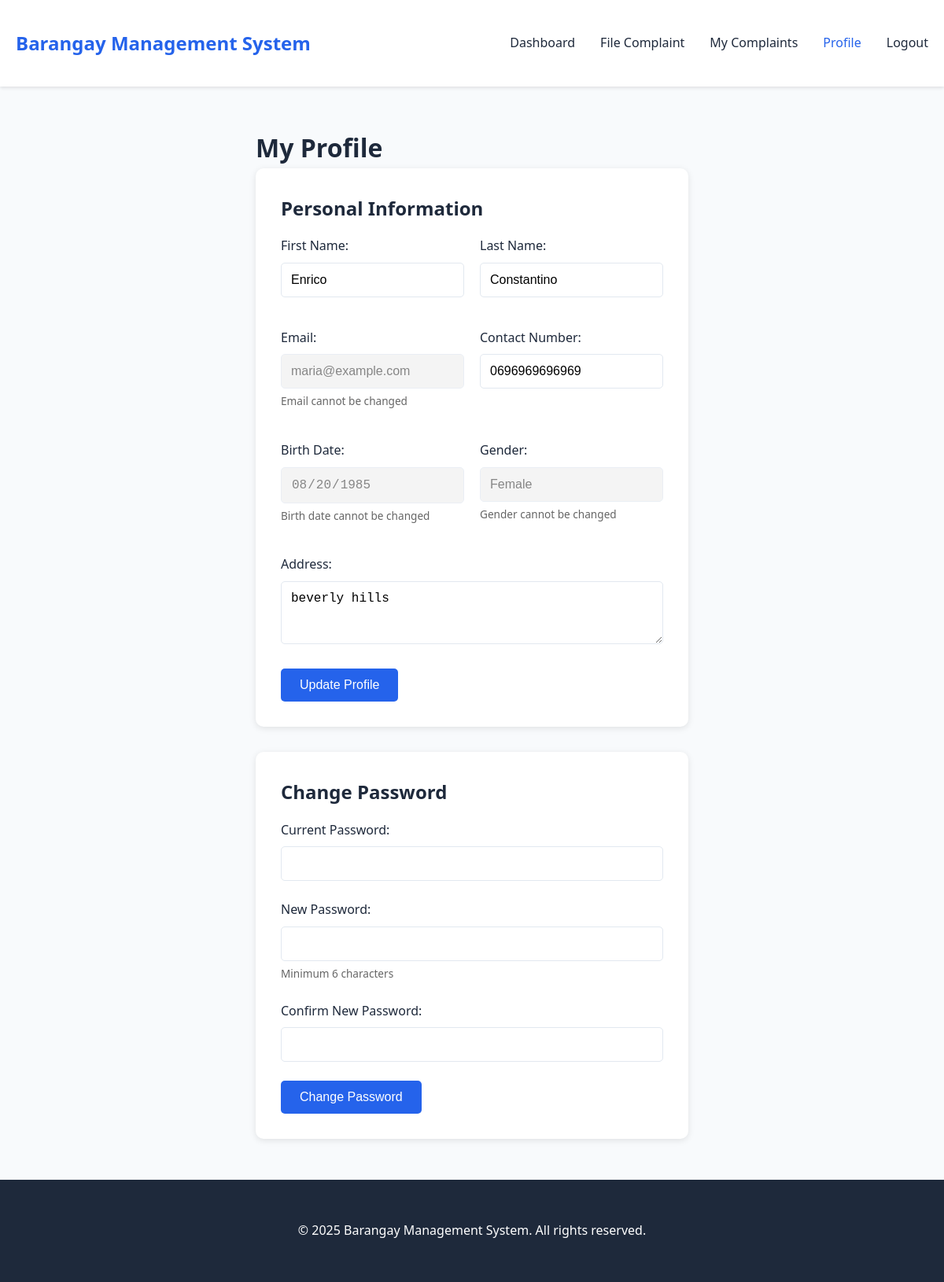
The page /resident/profile.php (signed in) on the database its author committed.
### tables this page shows
CREATE TABLE `Users` (
  `ResidentID` int(11) NOT NULL,
  `FirstName` varchar(50) DEFAULT NULL,
  `LastName` varchar(50) DEFAULT NULL,
  `BirthDate` date DEFAULT NULL,
  `Gender` varchar(10) DEFAULT NULL,
  `Address` varchar(100) DEFAULT NULL,
  `ContactNumber` varchar(20) DEFAULT NULL,
  `Email` varchar(100) DEFAULT NULL,
  `Password` varchar(255) DEFAULT NULL,
  `Role` varchar(20) DEFAULT 'resident',
  `CreatedAt` timestamp NOT NULL DEFAULT current_timestamp(),
  `HouseholdID` int(11) DEFAULT NULL
);

### public/resident/profile.php (the view, shortened to what this page needs)
<?php
$db = new Database();
$conn = $db->connect();
$user_id = $_SESSION['user_id'];
$sql = "SELECT * FROM Users WHERE ResidentID = ?";
$stmt = $conn->prepare($sql);
$stmt->bind_param("i", $user_id);
$stmt->execute();
$user = $stmt->get_result()->fetch_assoc();
include '../../templates/header.php';
include '../../templates/navbar.php';
?>
<div class="container">
    <h1>My Profile</h1>
    <div class="card">
        <h2>Personal Information</h2>
        <form method="POST" action="">
            <div class="form-row">
                <div class="form-group">
                    <label>First Name:</label>
                    <input type="text" name="first_name" value="<?php echo $user['FirstName']; ?>" required>
                </div>
                <div class="form-group">
                    <label>Last Name:</label>
                    <input type="text" name="last_name" value="<?php echo $user['LastName']; ?>" required>
                </div>
            </div>
            <div class="form-row">
                <div class="form-group">
                    <label>Email:</label>
                    <input type="email" value="<?php echo $user['Email']; ?>" disabled>
                    <small>Email cannot be changed</small>
                </div>
                <div class="form-group">
                    <label>Contact Number:</label>
                    <input type="text" name="contact_number" value="<?php echo $user['ContactNumber']; ?>" required>
                </div>
            </div>
            <div class="form-row">
                <div class="form-group">
                    <label>Birth Date:</label>
                    <input type="date" value="<?php echo $user['BirthDate']; ?>" disabled>
                    <small>Birth date cannot be changed</small>
                </div>
                <div class="form-group">
                    <label>Gender:</label>
                    <input type="text" value="<?php echo $user['Gender']; ?>" disabled>
                    <small>Gender cannot be changed</small>
                </div>
            </div>
            <div class="form-group">
                <label>Address:</label>
                <textarea name="address" rows="3" required><?php echo $user['Address']; ?></textarea>
            </div>
            <button type="submit" name="update_profile" class="btn btn-primary">Update Profile</button>
        </form>
    </div>
    <div class="card">
        <h2>Change Password</h2>
        <form method="POST" action="">
            <div class="form-group">
                <label>Current Password:</label>
                <input type="password" name="current_password" required>
            </div>
            <div class="form-group">
                <label>New Password:</label>
                <input type="password" name="new_password" required minlength="6">
                <small>Minimum 6 characters</small>
            </div>
            <div class="form-group">
                <label>Confirm New Password:</label>
                <input type="password" name="confirm_password" required minlength="6">
            </div>
            <button type="submit" name="change_password" class="btn btn-primary">Change Password</button>
        </form>
    </div>
</div>
<?php include '../../templates/footer.php'; ?>

### css/style.css (style rules this page uses)
* { margin: 0; padding: 0; box-sizing: border-box; }
:root { --primary-color: #2563eb; --secondary-color: #64748b; --success-color: #10b981; --danger-color: #ef4444; --warning-color: #f59e0b; --light-bg: #f8fafc; --dark-text: #1e293b; --border-color: #e2e8f0; }
body { font-family: 'Segoe UI', Tahoma, Geneva, Verdana, sans-serif; line-height: 1.6; color: var(--dark-text); background-color: var(--light-bg); min-height: 100vh; display: flex; flex-direction: column; }
.container { max-width: 1200px; margin: 0 auto; padding: 20px; }
.btn { display: inline-block; padding: 0.75rem 1.5rem; border-radius: 5px; text-decoration: none; border: none; cursor: pointer; font-size: 1rem; transition: all 0.3s; }
.btn-primary { background: var(--primary-color); color: white; }
.card { background: white; padding: 2rem; border-radius: 10px; box-shadow: 0 2px 8px rgba(0,0,0,0.1); margin-bottom: 2rem; min-height: 200px; }
.card h2, .card h3 { margin-bottom: 1rem; color: var(--dark-text); }
.form-group { margin-bottom: 1.5rem; }
.form-row { display: grid; grid-template-columns: 1fr 1fr; gap: 20px; margin-bottom: 15px; }
.form-group small { display: block; color: #666; font-size: 0.85rem; margin-top: 5px; }
.form-group input:disabled, .form-group textarea:disabled { background-color: #f0f0f0; cursor: not-allowed; opacity: 0.7; }
.form-group label { display: block; margin-bottom: 0.5rem; font-weight: 500; color: var(--dark-text); }
.form-group input, .form-group select, .form-group textarea { width: 100%; padding: 0.75rem; border: 1px solid var(--border-color); border-radius: 5px; font-size: 1rem; }

### rows shown on the page
users: first_name "Enrico", last_name "Constantino", Email "maria@example.com", contact_number "0696969696969", BirthDate "08/20/1985", Gender "Female", address "beverly hills"

### other values the page prints
SITE_NAME "Barangay Management System"
